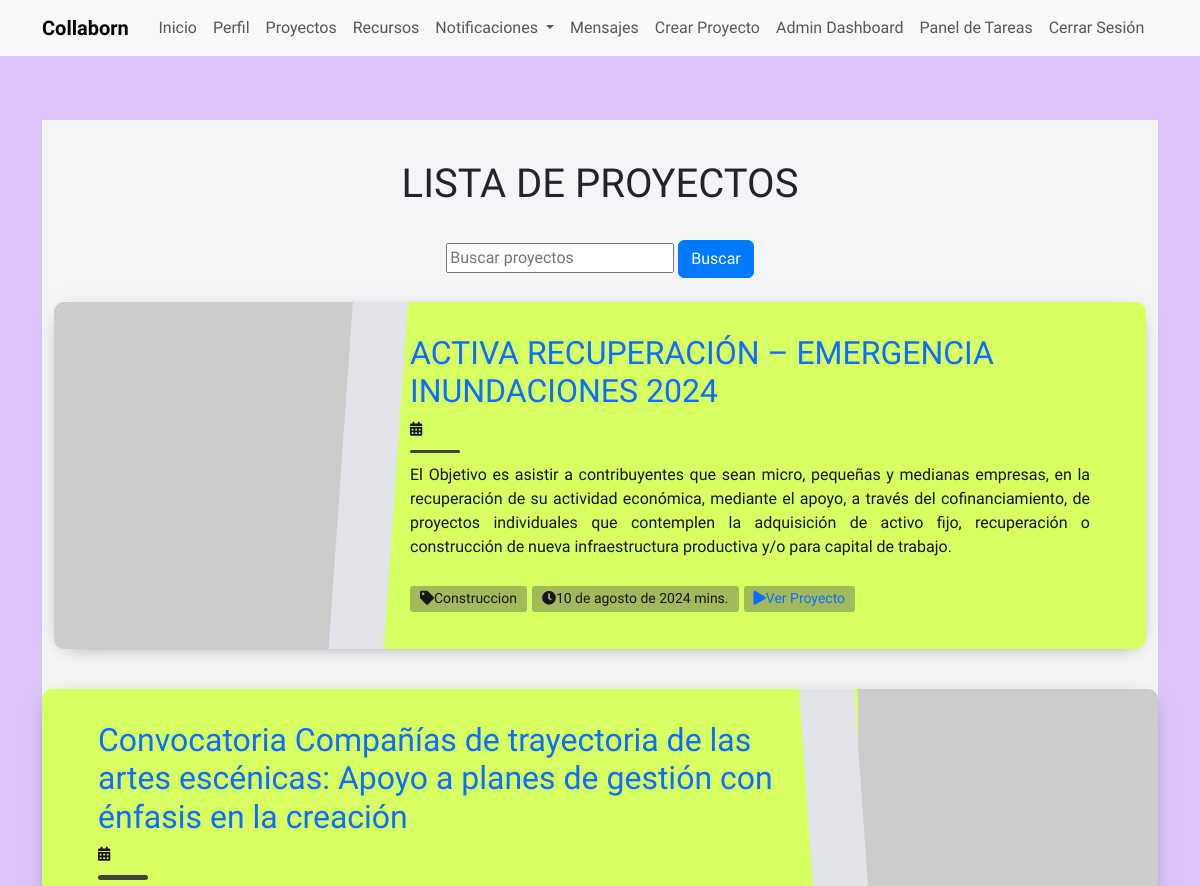
/proyectos/ (signed in, upper part), run on an earlier commit of the app's database.
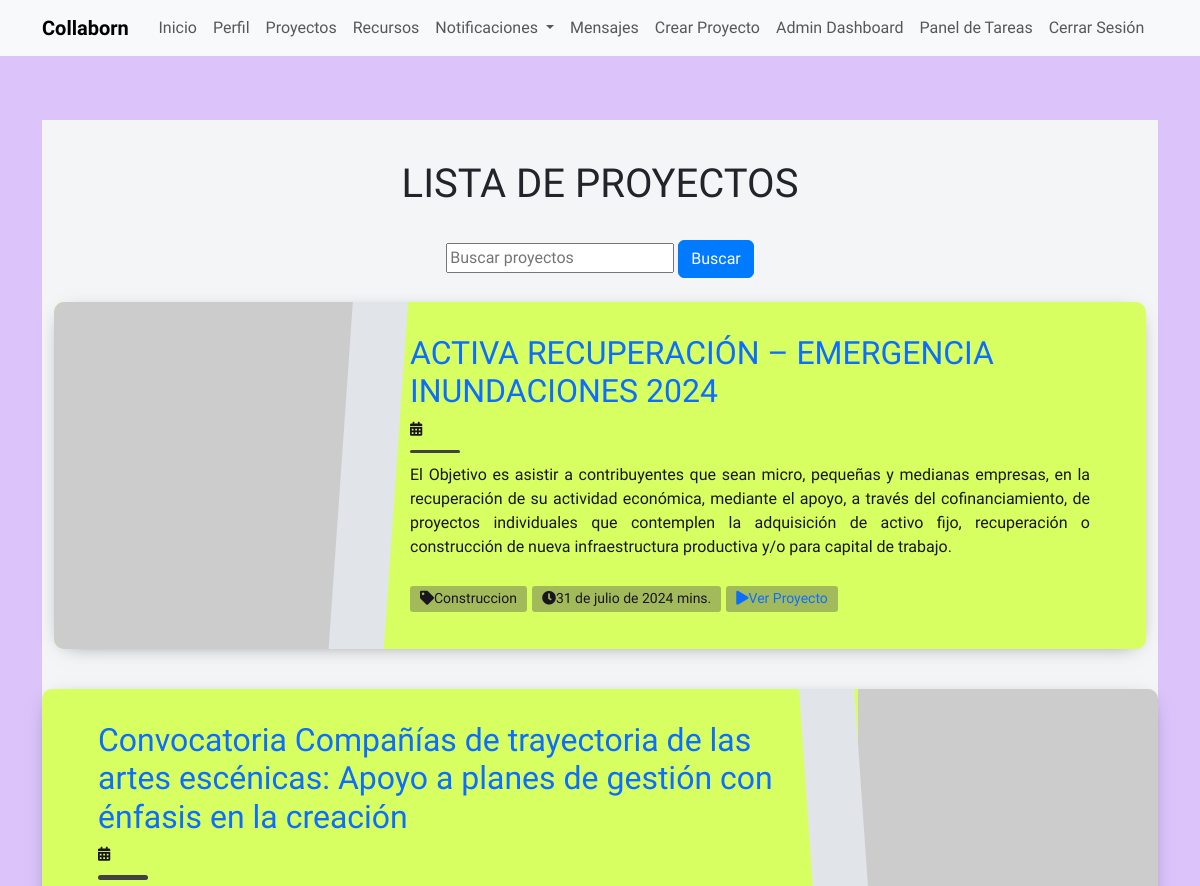
And on a later commit of the database.
### myapp/models.py (models this page shows, shortened)
class Proyecto(models.Model):
    nombre = models.CharField(max_length=200)
    descripcion = models.TextField()
    fecha_inicio = models.DateField()
    fecha_fin = models.DateField()
    ciudad = models.CharField(max_length=100, blank=True, null=True)
    imagen = models.ImageField(upload_to='proyectos/', blank=True, null=True)
    categoria = models.CharField(max_length=100, blank=True, null=True)
    creador = models.ForeignKey(User, on_delete=models.CASCADE)

### myapp/views.py (the view)
# urls.py: path('proyectos/', views.proyecto_lista, name='proyecto_lista'),
@login_required
def proyecto_lista(request):
    query = request.GET.get('q', '')
    if query:
        proyectos = Proyecto.objects.filter(
            Q(nombre__icontains=query) | Q(descripcion__icontains=query)
        )
    else:
        proyectos = Proyecto.objects.all()
    return render(request, 'myapp/proyecto_lista.html', {'proyectos': proyectos})

### myapp/templates/myapp/proyecto_lista.html (shortened to what this page needs)
{% extends 'myapp/base.html' %}
{% load static %}
{% block content %}
<!DOCTYPE html>
<html lang="en">
<head>
    <link rel="stylesheet" href="{% static 'css/proyecto_lista.css' %}">
</head>
<body>
<section class="light">
    <div class="container py-2">
        <div class="h1 text-center text-dark" id="pageHeaderTitle">Lista de Proyectos</div>
        <form method="get" class="text-center my-4">
            <input type="text" name="q" placeholder="Buscar proyectos" value="{{ request.GET.q }}">
            <button type="submit" class="btn btn-primary">Buscar</button>
        </form>
        {% for proyecto in proyectos %}
        <article class="postcard light blue">
            <a class="postcard__img_link" href="#">
                <img class="postcard__img" src="https://picsum.photos/1000/1000" alt="Project Image" />
            </a>
            <div class="postcard__text t-dark">
                <h1 class="postcard__title blue"><a href="{% url 'proyecto_detalle' proyecto.id %}">{{ proyecto.nombre }}</a></h1>
                <div class="postcard__subtitle small">
                    <time datetime="{{ proyecto.fecha_creacion }}">
                        <i class="fas fa-calendar-alt mr-2"></i>{{ proyecto.fecha_creacion }}
                    </time>
                </div>
                <div class="postcard__bar"></div>
                <div class="postcard__preview-txt">{{ proyecto.descripcion }}</div>
                <ul class="postcard__tagbox">
                    <li class="tag__item"><i class="fas fa-tag mr-2"></i>{{ proyecto.categoria }}</li>
                    <li class="tag__item"><i class="fas fa-clock mr-2"></i>{{ proyecto.fecha_fin}} mins.</li>
                    <li class="tag__item play blue">
                        <a href="#"><i class="fas fa-play mr-2"></i>Ver Proyecto</a>
                    </li>
                </ul>
                </div>
            </div>
        </article>
        {% endfor %}
</section>
</body>
</html>
{% endblock %}

What changed in the data, as far as the page shows it:
changed Proyecto "Construccion": fecha_fin "10 de agosto de 2024" → "31 de julio de 2024"
